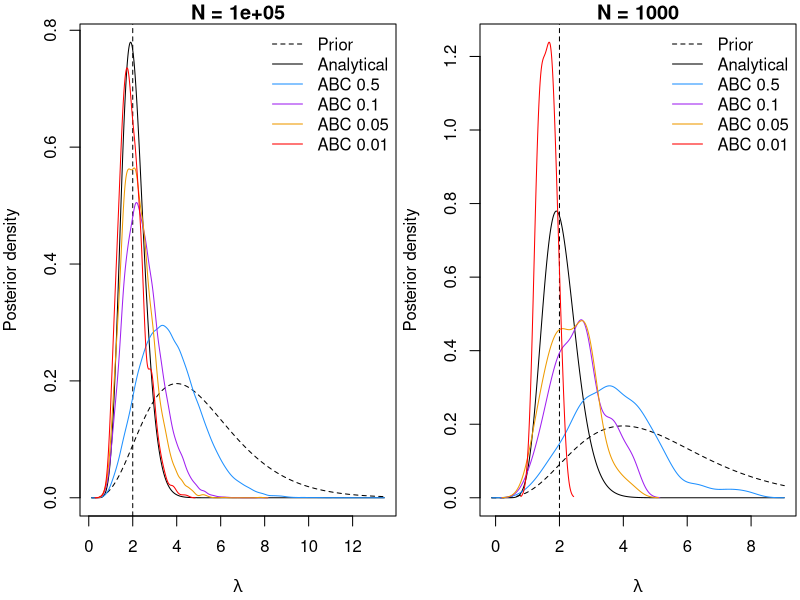
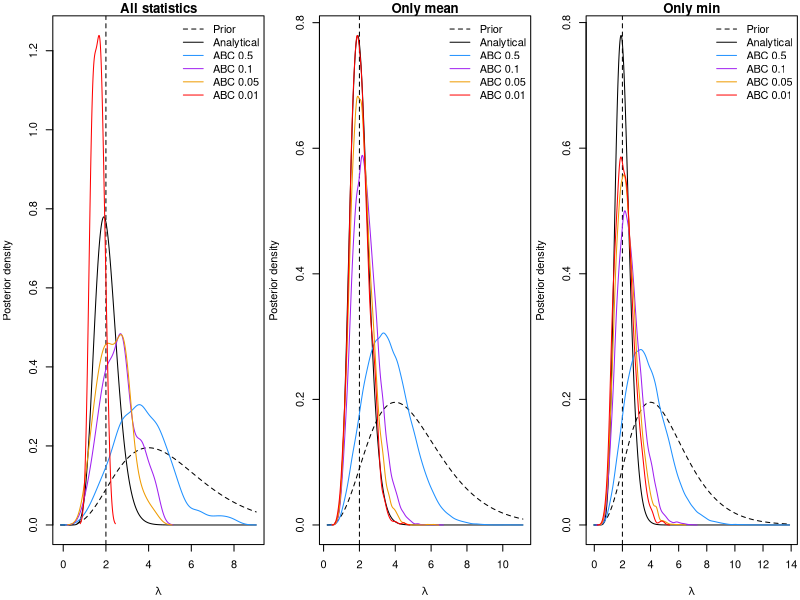

The R script that drew these images, in order:
#Analytical posterior

posterior <- function(lambda, data_obs, alpha, beta){
  alpha_prime <- alpha + length(data_obs)
  beta_prime <- beta + sum(data_obs)
  
  return(dgamma(lambda, alpha_prime, beta_prime))
}


##Functions for ABC

simulate <- function(m, lambda){
  N <- length(lambda)
  return(matrix(rexp(N*m, rate=lambda), nrow=N, byrow=FALSE))
}

#Summary statistic calculation
calcStats <- function(D){
  S <- data.frame("mean" = apply(D, 1, mean),
                  "var"  = apply(D, 1, var),
                  "median" = apply(D, 1, median),
                  "min"    = apply(D, 1, min),
                  "max"    = apply(D, 1, max),
                  "range"  = apply(D, 1, max) - apply(D, 1, min))
  return(S)
}

#Function for generating simulations
makeSims <- function(N, m, alpha, beta){
  #Parameters are drawn from the prior (gamma distribution is used)
  lambda <- rgamma(N, alpha, beta)
  
  #data is simulated using the normal distribution
  D <- simulate(m, lambda)
  
  #Using the simulated data, we calculate summary stats here
  S <- calcStats(D)
  
  #return alist with the lambdas as well as the summary statistics
  return(list(P=as.matrix(lambda), S=S))
}

#Functions to get the posterior stats
getABCPosteriorSamples <- function(Sims, sobs, tolerance){
  #match returns a vector of the positions of matches of its first arguments in its second
  kept_stats <- match(names(sobs), names(Sims$S))
  S <- Sims$S[,kept_stats, drop=FALSE]
  
  #standardisation of stats
  for(i in 1:ncol(S)){
    mean <- mean(S[,i])
    sd <- sd(S[,i])
    S[,i] <- (S[,i] - mean) / sd
    sobs[i] <- (sobs[i] - mean) / sd
  }
  
  #Euclidian distance is calculated, t() takes the matrix transpose
  x <- t(S) - as.numeric(sobs)
  distances <- sqrt(colSums(x*x))
  
  #Rejection
  distancesSorted <- sort(distances, index.return=T)
  #best simulations are chosen
  bestSims <- distancesSorted$ix[1:round(tolerance*nrow(Sims$P))]
  return(list(P=Sims$P[bestSims,], S=S[bestSims,]))
}


#Functions for plotting

#Plotting posterior distributions
plotPosteriors <- function(d, sobs, alpha, beta, Sims, delta, trueLambda, col=c("dodgerblue", "purple", "orange2", "red"), main=""){
  par(mar=c(4.2,4,1.2,0.2))
  
  #Calculating smoothed ABC posterior densities
  abcDensity <- list(length(delta))
  xlim <- rep(trueLambda, 2)
  ymax <- 0
  for(i in 1:length(delta)){
    abcSamples <- getABCPosteriorSamples(Sims, sobs, delta[i]) 
    abcDensity[[i]] <- density(abcSamples$P) 
    
    xlim <- range(c(abcDensity[[i]]$x, xlim))
    ymax <- max(ymax, abcDensity[[i]]$y)
  }
  
  #Preparation of grid
  lambda <- seq(xlim[1], xlim[2], length.out=1000)
  analyticalDensity <- posterior(lambda, d, alpha, beta)
  
  #Analytical posteriors are plotted
  ylim <- c(0, max(analyticalDensity, ymax))
  plot(lambda, analyticalDensity, xlim=xlim, ylim=ylim, type='l', xlab=expression(lambda), ylab="Posterior density", main=main)
  lines(lambda, dgamma(lambda, alpha, beta), lty=2)
  
  abline(v=trueLambda, lty=2)
  
  #ABC posteriors are plotted
  for(i in 1:length(delta)){
    lines(abcDensity[[i]], col=col[i])
  }
  
  legend <- c("Prior", "Analytical",  paste("ABC", delta))
  legend('topright', lwd=1, col=c('black', 'black', col), lty=c(2, 1, rep(1, length(delta))), legend=legend, bty='n')
}



#Functions are run

#True values
trueLambda <- 2
m <- 10

#Parameters for prior
alpha <- 5
beta <- 1

#ABC settings
N <- 100000
toleranceDelta <- c(0.5, 0.1, 0.05, 0.01)

#Simulations are generated
Sims <- makeSims(N, m, alpha, beta)

#Observations are generated
d <- simulate(m, trueLambda)
sobs <- calcStats(d)

# Effect of num simulations (smoothing)
par(mfrow=c(1,2))
plotPosteriors(d, sobs, alpha, beta, Sims, toleranceDelta, trueLambda, main=paste("N =", N))
Sims_short <- list(P=Sims$P[1:1000,, drop=FALSE], S=Sims$S[1:1000,])
plotPosteriors(d, sobs, alpha, beta, Sims_short, toleranceDelta, trueLambda, main="N = 1000")

# Effect fo summary statistics choice
par(mfrow=c(1,3))
plotPosteriors(d, sobs, alpha, beta, Sims_short, toleranceDelta, trueLambda, main="All statistics")
plotPosteriors(d, sobs[,1,drop=FALSE], alpha, beta, Sims, toleranceDelta, trueLambda, main="Only mean")
plotPosteriors(d, sobs[,3,drop=FALSE], alpha, beta, Sims, toleranceDelta, trueLambda, main="Only min")
